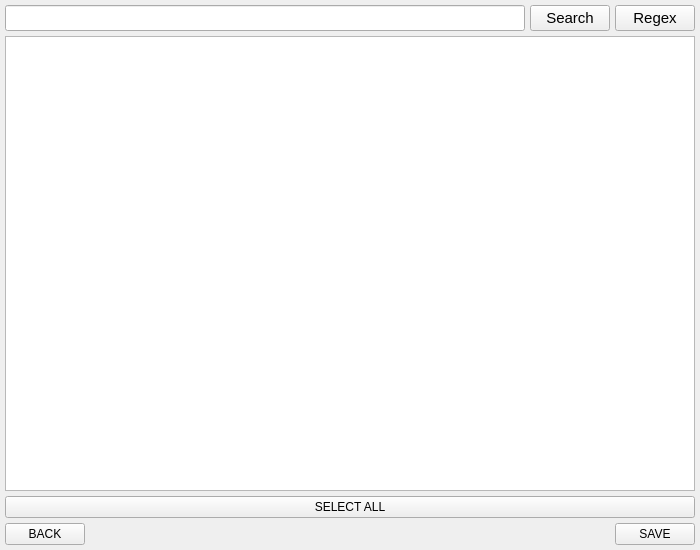
<?xml version="1.0" encoding="UTF-8"?>
<ui version="4.0">
 <class>Form</class>
 <widget class="QWidget" name="Form">
  <property name="geometry">
   <rect>
    <x>0</x>
    <y>0</y>
    <width>700</width>
    <height>550</height>
   </rect>
  </property>
  <property name="sizePolicy">
   <sizepolicy hsizetype="Preferred" vsizetype="Preferred">
    <horstretch>0</horstretch>
    <verstretch>0</verstretch>
   </sizepolicy>
  </property>
  <property name="minimumSize">
   <size>
    <width>700</width>
    <height>550</height>
   </size>
  </property>
  <property name="windowTitle">
   <string>Form</string>
  </property>
  <layout class="QVBoxLayout" name="verticalLayout">
   <property name="spacing">
    <number>5</number>
   </property>
   <property name="leftMargin">
    <number>5</number>
   </property>
   <property name="topMargin">
    <number>5</number>
   </property>
   <property name="rightMargin">
    <number>5</number>
   </property>
   <property name="bottomMargin">
    <number>5</number>
   </property>
   <item>
    <layout class="QHBoxLayout" name="horizontalLayout">
     <property name="spacing">
      <number>5</number>
     </property>
     <item>
      <widget class="QLineEdit" name="search_field">
       <property name="font">
        <font>
         <pointsize>11</pointsize>
        </font>
       </property>
       <property name="text">
        <string/>
       </property>
      </widget>
     </item>
     <item>
      <widget class="QPushButton" name="search_btn">
       <property name="font">
        <font>
         <pointsize>11</pointsize>
        </font>
       </property>
       <property name="text">
        <string>Search</string>
       </property>
       <property name="icon">
        <iconset resource="resources.qrc">
         <normaloff>:/icons/search.svg</normaloff>:/icons/search.svg</iconset>
       </property>
       <property name="shortcut">
        <string>Return</string>
       </property>
       <property name="checkable">
        <bool>false</bool>
       </property>
      </widget>
     </item>
     <item>
      <widget class="QPushButton" name="regex_btn">
       <property name="font">
        <font>
         <pointsize>11</pointsize>
        </font>
       </property>
       <property name="text">
        <string>Regex</string>
       </property>
       <property name="icon">
        <iconset resource="resources.qrc">
         <normaloff>:/icons/regex.svg</normaloff>:/icons/regex.svg</iconset>
       </property>
       <property name="shortcut">
        <string>Ctrl+R</string>
       </property>
       <property name="checkable">
        <bool>true</bool>
       </property>
      </widget>
     </item>
    </layout>
   </item>
   <item>
    <widget class="QTreeView" name="logs_view">
     <property name="lineWidth">
      <number>0</number>
     </property>
     <property name="midLineWidth">
      <number>0</number>
     </property>
     <property name="verticalScrollBarPolicy">
      <enum>Qt::ScrollBarPolicy::ScrollBarAlwaysOff</enum>
     </property>
     <property name="horizontalScrollBarPolicy">
      <enum>Qt::ScrollBarPolicy::ScrollBarAlwaysOff</enum>
     </property>
     <property name="sizeAdjustPolicy">
      <enum>QAbstractScrollArea::SizeAdjustPolicy::AdjustToContents</enum>
     </property>
     <property name="editTriggers">
      <set>QAbstractItemView::EditTrigger::NoEditTriggers</set>
     </property>
     <property name="tabKeyNavigation">
      <bool>true</bool>
     </property>
     <property name="alternatingRowColors">
      <bool>false</bool>
     </property>
     <property name="selectionMode">
      <enum>QAbstractItemView::SelectionMode::NoSelection</enum>
     </property>
     <property name="textElideMode">
      <enum>Qt::TextElideMode::ElideLeft</enum>
     </property>
     <property name="headerHidden">
      <bool>false</bool>
     </property>
     <attribute name="headerVisible">
      <bool>true</bool>
     </attribute>
     <attribute name="headerDefaultSectionSize">
      <number>550</number>
     </attribute>
    </widget>
   </item>
   <item>
    <widget class="QPushButton" name="select_all_btn">
     <property name="text">
      <string>SELECT ALL</string>
     </property>
     <property name="shortcut">
      <string>Ctrl+A</string>
     </property>
     <property name="checkable">
      <bool>true</bool>
     </property>
    </widget>
   </item>
   <item>
    <layout class="QHBoxLayout" name="horizontalLayout_2">
     <property name="spacing">
      <number>5</number>
     </property>
     <item>
      <widget class="QPushButton" name="back_btn">
       <property name="text">
        <string>BACK</string>
       </property>
       <property name="icon">
        <iconset resource="resources.qrc">
         <normaloff>:/icons/back.svg</normaloff>:/icons/back.svg</iconset>
       </property>
       <property name="shortcut">
        <string>Ctrl+B</string>
       </property>
      </widget>
     </item>
     <item>
      <spacer name="horizontalSpacer">
       <property name="orientation">
        <enum>Qt::Orientation::Horizontal</enum>
       </property>
       <property name="sizeHint" stdset="0">
        <size>
         <width>40</width>
         <height>20</height>
        </size>
       </property>
      </spacer>
     </item>
     <item>
      <widget class="QPushButton" name="save_btn">
       <property name="layoutDirection">
        <enum>Qt::LayoutDirection::LeftToRight</enum>
       </property>
       <property name="text">
        <string>SAVE</string>
       </property>
       <property name="icon">
        <iconset resource="resources.qrc">
         <normaloff>:/icons/save.svg</normaloff>:/icons/save.svg</iconset>
       </property>
       <property name="shortcut">
        <string>Ctrl+Return</string>
       </property>
      </widget>
     </item>
    </layout>
   </item>
  </layout>
 </widget>
 <resources>
  <include location="resources.qrc"/>
 </resources>
 <connections/>
</ui>
